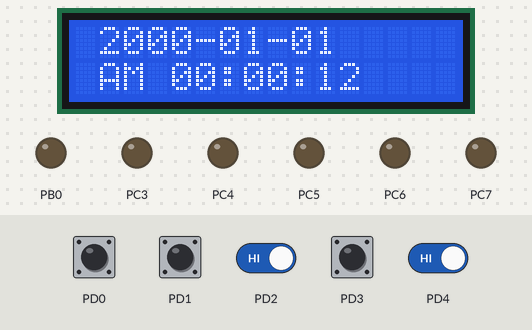
Bench run of a program on a simulated ATmega128, built with avr-gcc and emulated at 16 MHz. Shown: 16×2 character LCD, output pins drawn as LEDs (lit = HIGH). Wiring (inferred from the names in the program): character LCD (HD44780): RS PC0; R/W PC1; E PC2; data PA0, PA1, PA2, PA3, PA4, PA5, PA6, PA7. The test bench sets the inputs (shaded band); at power-on: PD0–4 HIGH. Pins used as bus, display or sensor lines are not drawn.

Above: at 1.27 s.
1.3 s: PD4 driven LOW
At 2.0 s:
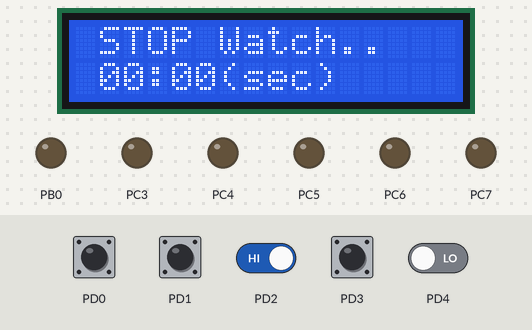
2.8 s: PD2 driven LOW and PD4 driven HIGH
At 5.45 s:
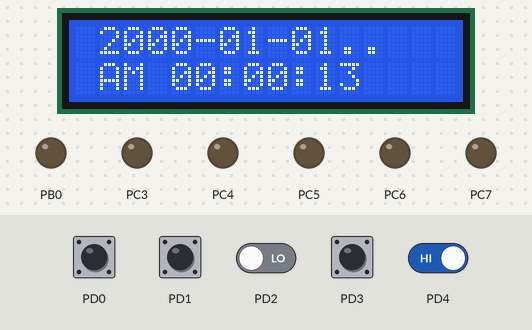

The program:

main.c
```c
/*
 * LcdAlarm.c
 *
 * Created: 2020-06-16 오후 10:01:05
 * Author : user
 */

#include "lcd.h"
#include <avr/interrupt.h>
#include <stdlib.h>
#include <stdio.h>
#include <time.h>
#define LONGTIME 1000UL
#define MAIN 0
#define SETTIME 1
#define ALARM 2
#define WATCH 3

char time_idx[] = {1,4,6,7,9,10,20,21,23,24,26,27};
char alarm_idx[] = {4,5,7,8};
char time_str[33] = {0};
char buf[20];
time_t time_sec = 0;
time_t alarm_sec = 0;
int mode = 0;
int set_idx = 0;
int alarm_set_idx = 0;
char set_blink = 0;
int isAlarmOn = 0;
int isAlarmSetting= 0;
int al_hour, al_min;

void print_lcd()
{
	LCD_wBCommand(0x80 | 0x00);
	struct tm* time = gmtime(&time_sec);
	sprintf(time_str, " %d-%02d-%02d", time->tm_year + 1900, time->tm_mon + 1, time->tm_mday);
	LCD_wString(time_str);
	LCD_wBCommand(0x80 | 0x40);
	int hour = time->tm_hour > 12 ? time->tm_hour - 12 : time->tm_hour;
	sprintf(time_str + 16, " %s %02d:%02d:%02d    ", (time->tm_hour > 12 ? "PM" : "AM"), hour, time->tm_min, time->tm_sec);
	LCD_wString(time_str + 16);
}

void alarm_set()
{
	char str[17] = {0};
	LCD_wBCommand(0x80 | 0x00);
	LCD_wString(" ALARM SET..    ");
	LCD_wBCommand(0x80 | 0x40);
	int hour = al_hour > 12 ? al_hour - 12 : al_hour;
	sprintf(str, " %s %02d:%02d %s", (al_hour > 12 ? "PM" : "AM"), hour, al_min, (isAlarmOn ? "ON" : "OFF"));
	LCD_wString(str);
}

int checkAlarm()
{
	struct tm* now = gmtime(&time_sec);
	return al_hour == now->tm_hour && al_min == now->tm_min;
}

int main(void)
{
	struct tm init;
	init.tm_year = 2000 - 1900, init.tm_mon=0, init.tm_mday = 1;
	init.tm_hour=0, init.tm_min=0, init.tm_sec = 0;
	init.tm_isdst = -1;
	time_sec = mktime(&init);
	int cnt=0;

	DDRA = 0xFF;
	DDRC = 0xFF;
	DDRD = 0x00;
	DDRB = 0x01;

	EIMSK = 0x0F; // enable 0~3 interrupts
	EICRA = 0xAA; // falling edge
	sei();
	LCD_Init();

    while (1)
    {
		if(!(PIND & (1 << PIND4)) && mode == MAIN)
		{
			mode = WATCH;
		}

		if (checkAlarm() && isAlarmOn)
		{
			PORTB = 0x01;
			LCD_Cursor(0, 0);
			LCD_wString("jnj");
		}
		else
		{
			PORTB = 0x00;
		}

		if (mode == MAIN)
		{
			time_sec++;
			print_lcd();
		}
		else if (mode == SETTIME)
		{
			LCD_wBCommand(0x80 | 0x00);
			LCD_wString(time_str);
			LCD_wBCommand(0x80 | 0x40);
			LCD_wString(time_str + 16);
			_delay_ms(500);
			for (int i = time_idx[set_idx]; i <= time_idx[set_idx + 1]; i++)
			{
				LCD_Cursor(i / 16, i % 16);
				LCD_wString(" ");
			}
			_delay_ms(500);
		}
		else if (mode == WATCH)
		{
			time_t stop = 0;
			struct tm* t = gmtime(&stop);
			LCD_wBCommand(0x80 | 0x00);
			LCD_wString(" STOP Watch.. ");
			LCD_wBCommand(0x80 | 0x40);
			sprintf(buf, " %02d:%02d(sec)  ", t->tm_min, t->tm_sec);
			LCD_wString(buf);
			while (PIND & (1 << PIND2));
			_delay_ms(500);
			while((PIND & (1 << PIND2)))
			{
				struct tm* t = gmtime(&stop);
				LCD_wBCommand(0x80 | 0x00);
				LCD_wString(" STOP Watch.. ");
				LCD_wBCommand(0x80 | 0x40);
				sprintf(buf, " %02d:%02d(sec)  ", t->tm_min, t->tm_sec);
				LCD_wString(buf);
				stop++;
				_delay_ms(100);
			}
			mode = MAIN;
			while (PIND & (1 << PIND2));
			_delay_ms(2000);
		}
		else if (mode == ALARM)
		{
			alarm_set();
			_delay_ms(500);
			for (int i = alarm_idx[alarm_set_idx * 2]; i <= alarm_idx[alarm_set_idx * 2 + 1]; i++)
			{
				LCD_Cursor(1, i);
				LCD_wString(" ");
			}
			_delay_ms(500);
			isAlarmSetting = 1;
		}
		_delay_ms(100);
    }
}

ISR(INT0_vect) // UP
{
	if (mode == SETTIME)
	{
		struct tm* up = gmtime(&time_sec);
		int* arr[] = {&up->tm_year,&up->tm_mon,&up->tm_mday,&up->tm_hour,&up->tm_min,&up->tm_sec};
		(*arr[set_idx / 2])++;
		time_sec = mktime(up);
		print_lcd();
	}
	else if (mode == ALARM)
	{
		int* arr[] = {&al_hour, &al_min};
		(*arr[alarm_set_idx])++;
	}
}

ISR(INT1_vect) // DOWN
{
	if (mode == SETTIME)
	{
		struct tm* up = gmtime(&time_sec);
		int* arr[] = {&up->tm_year,&up->tm_mon,&up->tm_mday,&up->tm_hour,&up->tm_min,&up->tm_sec};
		(*arr[set_idx / 2])--;
		time_sec = mktime(up);
		print_lcd();
	}
	else if (mode == ALARM)
	{
		int* arr[] = {&al_hour, &al_min};
		(*arr[alarm_set_idx])--;
	}
}

ISR(INT2_vect) // Set
{
	volatile uint16_t cnt = 0;
	while (!(PIND & 0x04) && mode != WATCH)
	{
		cnt++;
		_delay_ms(1);
	}

	if (cnt > LONGTIME)
	{
		if (!(PIND & (1 << PIND3)) && mode == MAIN)
		{
			mode = ALARM;
		}
	}
	else
	{
		if (mode == SETTIME)
		{
			set_idx = (set_idx + 2) % 12;
			_delay_ms(300);
		}
		else if (mode == ALARM)
		{
			alarm_set_idx = !alarm_set_idx;
			_delay_ms(300);
		}
	}
}

ISR(INT3_vect) // Mode
{
	volatile uint16_t cnt = 0;
	while (!(PIND & 0x08))
	{
		cnt++;
		_delay_ms(1);
	}
	if (cnt > LONGTIME)
	{
		if (mode == MAIN)
		{
			mode = SETTIME;
		}
	}
	else
	{
		if (mode == SETTIME && cnt > 200)
		{
			mode = MAIN;
		}

		if (mode == ALARM && isAlarmSetting)
		{
			isAlarmSetting = 0;
			isAlarmOn = 1;
			mode = MAIN;
		}

	}
}
```

lcd.h
```c
/*
 * lcd.h
 *
 * Created: 2020-06-16 오후 10:01:27
 *  Author: user
 */


#ifndef LCD_H_
#define LCD_H_

#define F_CPU 16000000UL
#include <avr/io.h>
#include <util/delay.h>

#define sbi(x, y) (x |= (1 << y))  // x의 y 비트를 설정(1)
#define cbi(x, y) (x &= ~(1 << y)) // x의 y 비트를 클리어(0)

// CON 포트는 포트 C와 연결됨을 정의
#define LCD_CON      PORTC
// DATA 포트는 포트 A와 연결됨을 정의
#define LCD_DATA     PORTA
// DATA 포트의 출력 방향 설정 매크로를 정의
#define LCD_DATA_DIR DDRA
// DATA 포트의 입력 방향 설정 매크로를 정의
#define LCD_DATA_IN  PINA
// RS 신호의 비트 번호 정의
#define LCD_RS   0
// RW 신호의 비트 번호 정의
#define LCD_RW   1
// E 신호의 비트 번호 정의
#define LCD_E    2

// 텍스트 LCD로 부터 상태(명령)를 읽는 함수
unsigned char LCD_rCommand(void){
	unsigned char temp=1;

	LCD_DATA_DIR = 0X00;

	cbi(LCD_CON, LCD_RS); // 0번 비트 클리어, RS = 0, 명령
	sbi(LCD_CON, LCD_RW); // 1번 비트 설정, RW = 1, 읽기
	sbi(LCD_CON, LCD_E);  // 2번 비트 설정, E = 1
	_delay_us(1);

	temp = LCD_DATA_IN;      // 명령 읽기
	_delay_us(1);

	cbi(LCD_CON, LCD_E);  // 명령 읽기 동작 끝

	LCD_DATA_DIR = 0XFF;
	_delay_us(1);

	return temp;
}

// 텍스트 LCD의 비지 플래그 상태를 확인하는 함수
char LCD_BusyCheck(unsigned char temp)
{
	return temp & 0x80;
}

// 텍스트 LCD에 명령을 출력하는 함수 - 단, 비지플래그 체크하지 않음
void LCD_wCommand(char cmd)
{
	cbi(LCD_CON, LCD_RS); // 0번 비트 클리어, RS = 0, 명령
	cbi(LCD_CON, LCD_RW); // 1번 비트 클리어, RW = 0, 쓰기
	sbi(LCD_CON, LCD_E);  // 2번 비트 설정, E = 1
	LCD_DATA = cmd;          // 명령 출력
	_delay_us(1);
	cbi(LCD_CON, LCD_E);  // 명령 쓰기 동작 끝
	_delay_us(1);
}

// 텍스트 LCD에 명령을 출력하는 함수 - 단, 비지플래그 체크함
void LCD_wBCommand(char cmd)
{
	while(LCD_BusyCheck(LCD_rCommand()))
	_delay_us(1);
	cbi(LCD_CON, LCD_RS); // 0번 비트 클리어, RS = 0, 명령
	cbi(LCD_CON, LCD_RW); // 1번 비트 클리어, RW = 0, 쓰기
	sbi(LCD_CON, LCD_E);  // 2번 비트 설정, E = 1

	LCD_DATA = cmd;          // 명령 출력
	_delay_us(1);
	cbi(LCD_CON, LCD_E);  // 명령 쓰기 동작 끝
	_delay_us(1);
}

void LCD_Cursor(char col, char row)
{
	LCD_wBCommand(0x80 | (row + col * 0x40));
}

void LCD_Cur(char data)
{

}

// 텍스트 LCD를 초기화하는 함수
void LCD_Init(void)
{
	_delay_ms(100);
	// 비지 플래그를 체크하지 않는 Function Set
	LCD_wCommand(0x38);
	_delay_ms(10);
	// 비지 플래그를 체크하지 않는 Function Set
	LCD_wCommand(0x38);
	_delay_us(200);
	// 비지 플래그를 체크하지 않는 Function Set
	LCD_wCommand(0x38);
	_delay_us(200);

	// 비지 플래그를 체크하는 Function Set
	LCD_wBCommand(0x38);
	// 비지 플래그를 체크하는 Display On/Off Control
	LCD_wBCommand(0x0c);
	// 비지 플래그를 체크하는 Clear Display
	LCD_wBCommand(0x01);
}

void LCD_wData(char dat)
{
	while(LCD_BusyCheck(LCD_rCommand()))
	{
		_delay_us(1);
	}
	sbi(LCD_CON, LCD_RS);
	cbi(LCD_CON, LCD_RW);
	sbi(LCD_CON, LCD_E);
	LCD_DATA = dat;
	_delay_us(1);
	cbi(LCD_CON, LCD_E);
	_delay_us(1);
}

void LCD_wString(char *str)
{
	while(*str)
		LCD_wData(*str++);
}


#endif /* LCD_H_ */
```

Measured:
- after the input at 1.3 s, the display: changes at once (image 1)
- after the input at 2.8 s, the display: changes after 2.6 s (image 2)
